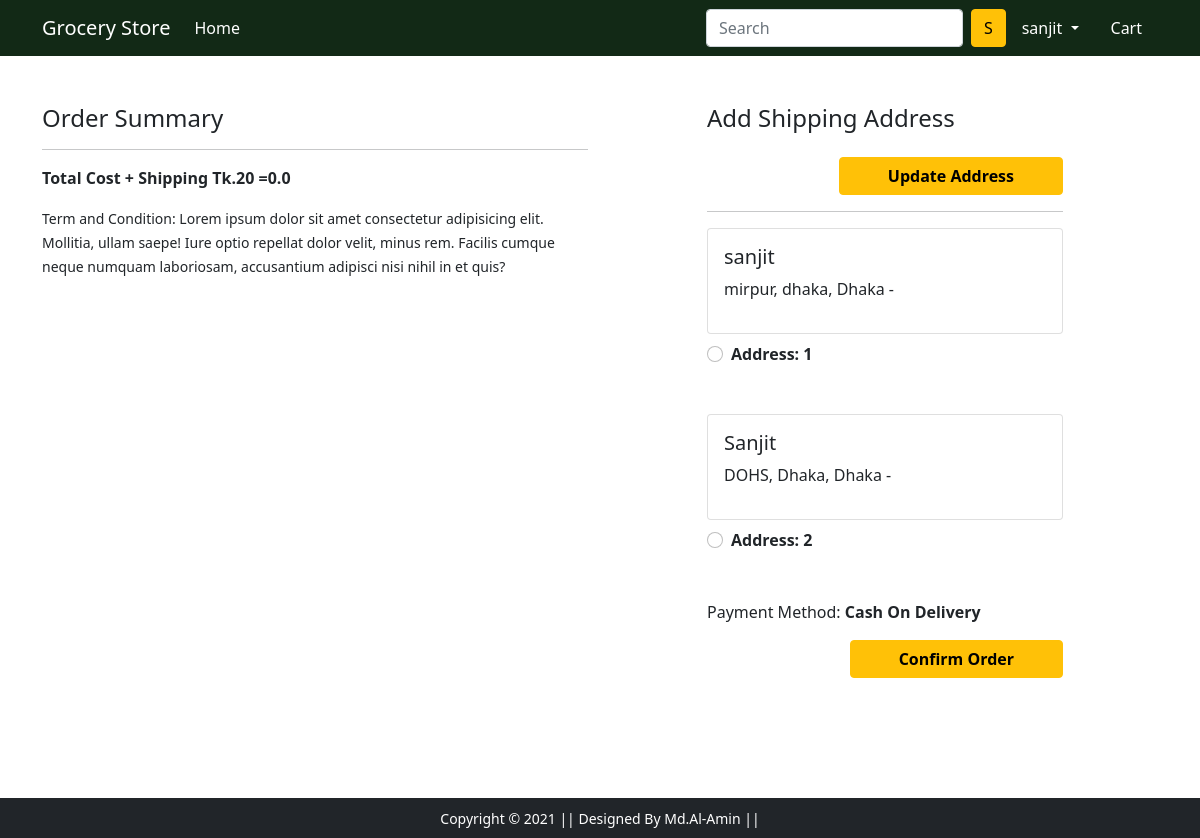
Screenshot of /checkout/ (signed in) with the database file from the repository.
### app/models.py (models this page shows, shortened)
class Customer(models.Model):
    user = models.ForeignKey(User, on_delete=models.CASCADE)
    name = models.CharField(max_length=70)
    locality = models.CharField(max_length=200)
    city = models.CharField(max_length=70)
    Zipcode = models.IntegerField()
    state = models.CharField(choices=STATE_CHOICES, max_length=50)

### app/views.py (the view)
# urls.py: path('checkout/', views.checkout, name='checkout'),
@login_required
def checkout(request):
    user = request.user
    add = Customer.objects.filter(user=user)
    cart_items = Cart.objects.filter(user=user)
    amount = 0.0
    shipping_amount = 20.0
    totalamount = 0.0
    cart_product = [p for p in Cart.objects.all() if p.user == request.user]
    if cart_product:
        for p in cart_product:
            tempamount = (p.qunatity * p.product.discounted_price)
            amount += tempamount
        totalamount = amount + shipping_amount
    return render(request, 'app/checkout.html', {'add': add, 'totalamount': totalamount, 'cart_items': cart_items})

### app/templates/app/checkout.html (shortened to what this page needs)
{% extends 'app/base.html' %}
{% load static %}
{% block main-content %}
<div class="container">
  <div class="row mt-5">
    <div class="col-sm-6">
      <h4>Order Summary</h4>
      <hr>
      <p class="fw-bold">Total Cost + Shipping Tk.20 ={{totalamount}}</p>
      <small>Term and Condition: Lorem ipsum dolor sit amet consectetur adipisicing elit. Mollitia, ullam saepe! Iure
        optio repellat dolor velit, minus rem. Facilis cumque neque numquam laboriosam, accusantium adipisci nisi nihil
        in et quis?</small>
    </div>
    <div class="col-sm-4 offset-sm-1">
      <h4>Add Shipping Address</h4>
      <div class="text-end">
        <a href="{% url 'profile'%} "> <button type="submit" class="btn btn-warning mt-3 px-5 fw-bold">Update
            Address</button></a>
      </div>
      <hr>
      <form action="/paymentdone">
        {% for ad in add %}
        <div class="card">
          <div class="card-body">
            <h5>{{ad.name}}</h5>
            <p>{{ad.locality}}, {{ad.city}}, {{ad.state}} - {{ad.zipcode}}</p>
          </div>
        </div>
        <div class="form-check mt-2 mb-5">
          <input class="form-check-input" type="radio" name="custid" id="custadd{{forloop.counter}}" value="{{ad.id}}">
          <label class="form-check-label fw-bold" for="custadd{{forloop.counter}}">
            Address: {{forloop.counter}}</label>
        </div>
        {% endfor%}
        <div class="payment-method">Payment Method: <strong>Cash On Delivery</strong></div>
        <div class="text-end">
          <button type="submit" class="btn btn-warning mt-3 px-5 fw-bold">Confirm Order</button>
        </div>
        <br>
        <br>
        <br>
      </form>
    </div>
  </div>
</div>
{% endblock main-content %}

### app/templates/app/base.html (shortened to what this page needs)
<!DOCTYPE html>
{% load static %}
<html lang="en">
  <head>
    <link
      href="https://cdn.jsdelivr.net/npm/bootstrap@5.0.0-beta1/dist/css/bootstrap.min.css"
      rel="stylesheet"
    />
    <link rel="stylesheet" href="{% static 'app/css/owl.carousel.min.css' %}" />
    <link rel="stylesheet" href="{% static 'app/css/all.min.css' %}" />
    <link rel="stylesheet" href="{% static 'app/css/style.css' %}" />
  </head>
  <body>
    <nav class="navbar navbar-expand-lg navbar-dark bg-primary">
      <div class="container">
        <a class="navbar-brand" href="/">Grocery Store</a>
        <div class="collapse navbar-collapse" id="navbarSupportedContent">
          <ul class="navbar-nav me-auto mb-2 mb-lg-0">
            <li class="nav-item">
              <a class="nav-link active" aria-current="page" href="/">Home</a>
            </li>
          </ul>
          <form class="d-flex" action="/search">
            <input
              name="q"
              class="form-control me-2"
              type="search"
              placeholder="Search"
              aria-label="Search"
            />
            <button class="btn btn-warning" type="submit">S</button>
          </form>
          <div>
            <ul class="navbar-nav me-auto mb-2 mb-lg-0">
              {% if request.user.is_authenticated%}
              <li class="nav-item dropdown mx-2">
                <a
                  class="nav-link dropdown-toggle text-white"
                  href="#"
                  id="profileDropdown"
                  role="button"
                  data-bs-toggle="dropdown"
                  aria-expanded="false"
                >
                  {{request.user}}
                </a>
              </li>
              <li class="nav-item mx-2">
                <a href="{% url 'showcart' %}" class="nav-link text-white"
                  > Cart
                </a>
              </li>
              {% endif %}
            </ul>
          </div>
        </div>
      </div>
    </nav>
     {% block main-content %} {% endblock main-content %}
    <footer class="container-fluid bg-dark text-center p-2 mt-5">
      <small class="text-white"
        >Copyright &copy; 2021 || Designed By Md.Al-Amin ||
      </small>
    </footer>
  </body>
</html>

### app/static/app/css/style.css (style rules this page uses)
nav.navbar.navbar-expand-lg.navbar-dark.bg-primary { background-color: #122916 !important; }

### rows the page displays
Customer: name "sanjit", locality "mirpur", city "dhaka", state "Dhaka"
Customer: name "Sanjit", locality "DOHS", city "Dhaka", state "Dhaka"

### other values shown
{{ request.user }} "sanjit"
{{ totalamount }} "0.0"
